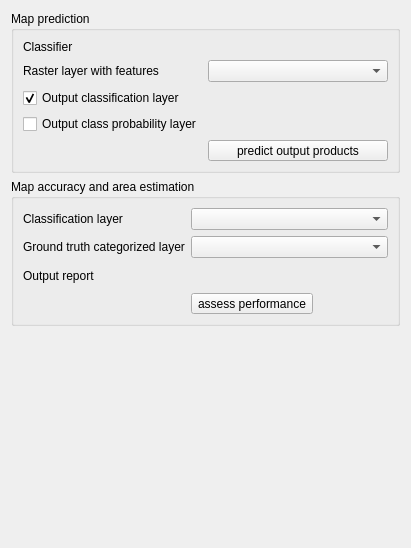
          <widget class="QWidget" name="tab_22">
           <attribute name="title">
            <string>Classification</string>
           </attribute>
           <layout class="QVBoxLayout" name="verticalLayout_7">
            <item>
             <widget class="QGroupBox" name="groupBox_8">
              <property name="title">
               <string>Map prediction</string>
              </property>
              <property name="flat">
               <bool>true</bool>
              </property>
              <property name="checkable">
               <bool>false</bool>
              </property>
              <layout class="QFormLayout" name="formLayout_4">
               <item row="1" column="0">
                <widget class="QLabel" name="label_90">
                 <property name="text">
                  <string>Raster layer with features</string>
                 </property>
                </widget>
               </item>
               <item row="1" column="1">
                <widget class="QgsMapLayerComboBox" name="mPredictFeatures">
                 <property name="sizePolicy">
                  <sizepolicy hsizetype="Preferred" vsizetype="Fixed">
                   <horstretch>2</horstretch>
                   <verstretch>0</verstretch>
                  </sizepolicy>
                 </property>
                 <property name="currentIndex">
                  <number>-1</number>
                 </property>
                 <property name="allowEmptyLayer">
                  <bool>true</bool>
                 </property>
                </widget>
               </item>
               <item row="2" column="0">
                <widget class="QCheckBox" name="mCheckPredictedClassification">
                 <property name="text">
                  <string>Output classification layer</string>
                 </property>
                 <property name="checked">
                  <bool>true</bool>
                 </property>
                </widget>
               </item>
               <item row="2" column="1">
                <widget class="QgsFileWidget" name="mFilePredictedClassification">
                 <property name="sizePolicy">
                  <sizepolicy hsizetype="Preferred" vsizetype="Preferred">
                   <horstretch>0</horstretch>
                   <verstretch>0</verstretch>
                  </sizepolicy>
                 </property>
                 <property name="filter">
                  <string>*.tif</string>
                 </property>
                 <property name="storageMode">
                  <enum>QgsFileWidget::SaveFile</enum>
                 </property>
                 <property name="relativeStorage">
                  <enum>QgsFileWidget::RelativeDefaultPath</enum>
                 </property>
                </widget>
               </item>
               <item row="3" column="0">
                <widget class="QCheckBox" name="mCheckPredictedProbability">
                 <property name="text">
                  <string>Output class probability layer</string>
                 </property>
                </widget>
               </item>
               <item row="3" column="1">
                <widget class="QgsFileWidget" name="mFilePredictedProbability">
                 <property name="sizePolicy">
                  <sizepolicy hsizetype="Preferred" vsizetype="Preferred">
                   <horstretch>0</horstretch>
                   <verstretch>0</verstretch>
                  </sizepolicy>
                 </property>
                 <property name="filter">
                  <string>*.tif</string>
                 </property>
                 <property name="storageMode">
                  <enum>QgsFileWidget::SaveFile</enum>
                 </property>
                 <property name="relativeStorage">
                  <enum>QgsFileWidget::RelativeDefaultPath</enum>
                 </property>
                </widget>
               </item>
               <item row="4" column="1">
                <widget class="QToolButton" name="mRunPredict">
                 <property name="sizePolicy">
                  <sizepolicy hsizetype="Fixed" vsizetype="Fixed">
                   <horstretch>1</horstretch>
                   <verstretch>0</verstretch>
                  </sizepolicy>
                 </property>
                 <property name="minimumSize">
                  <size>
                   <width>180</width>
                   <height>0</height>
                  </size>
                 </property>
                 <property name="text">
                  <string>predict output products</string>
                 </property>
                 <property name="icon">
                  <iconset>
                   <normaloff>
                                                                                :/images/themes/default/processingAlgorithm.svg</normaloff>
                                                                                :/images/themes/default/processingAlgorithm.svg</iconset>
                 </property>
                 <property name="toolButtonStyle">
                  <enum>Qt::ToolButtonTextBesideIcon</enum>
                 </property>
                </widget>
               </item>
               <item row="0" column="0">
                <widget class="QLabel" name="label_91">
                 <property name="text">
                  <string>Classifier</string>
                 </property>
                </widget>
               </item>
               <item row="0" column="1">
                <widget class="ProcessingParameterSkopsFileWidget" name="mPredictClassifier" native="true"/>
               </item>
              </layout>
             </widget>
            </item>
            <item>
             <widget class="QGroupBox" name="groupBox_9">
              <property name="title">
               <string>Map accuracy and area estimation</string>
              </property>
              <property name="flat">
               <bool>true</bool>
              </property>
              <property name="checkable">
               <bool>false</bool>
              </property>
              <layout class="QFormLayout" name="formLayout_5">
               <item row="1" column="0">
                <widget class="QLabel" name="label_81">
                 <property name="text">
                  <string>Ground truth categorized layer</string>
                 </property>
                </widget>
               </item>
               <item row="1" column="1">
                <widget class="QgsMapLayerComboBox" name="mObservedClassification">
                 <property name="sizePolicy">
                  <sizepolicy hsizetype="Preferred" vsizetype="Fixed">
                   <horstretch>2</horstretch>
                   <verstretch>0</verstretch>
                  </sizepolicy>
                 </property>
                 <property name="currentIndex">
                  <number>-1</number>
                 </property>
                 <property name="allowEmptyLayer">
                  <bool>true</bool>
                 </property>
                </widget>
               </item>
               <item row="2" column="0">
                <widget class="QLabel" name="label_82">
                 <property name="text">
                  <string>Output report</string>
                 </property>
                </widget>
               </item>
               <item row="2" column="1">
                <layout class="QHBoxLayout" name="horizontalLayout_51">
                 <item>
                  <widget class="QgsFileWidget" name="mFileClassificationPerformanceReport">
                   <property name="enabled">
                    <bool>true</bool>
                   </property>
                   <property name="sizePolicy">
                    <sizepolicy hsizetype="Preferred" vsizetype="Preferred">
                     <horstretch>2</horstretch>
                     <verstretch>0</verstretch>
                    </sizepolicy>
                   </property>
                   <property name="fileWidgetButtonVisible">
                    <bool>true</bool>
                   </property>
                   <property name="filter">
                    <string>*.tif</string>
                   </property>
                   <property name="storageMode">
                    <enum>QgsFileWidget::SaveFile</enum>
                   </property>
                   <property name="relativeStorage">
                    <enum>QgsFileWidget::Absolute</enum>
                   </property>
                  </widget>
                 </item>
                 <item>
                  <widget class="QToolButton" name="mViewClassificationPerformanceReport">
                   <property name="toolTip">
                    <string/>
                   </property>
                   <property name="text">
                    <string/>
                   </property>
                   <property name="icon">
                    <iconset>
                     <normaloff>
                                                                                        :/qt-project.org/styles/commonstyle/images/filecontents-128.png</normaloff>
                                                                                        :/qt-project.org/styles/commonstyle/images/filecontents-128.png</iconset>
                   </property>
                   <property name="iconSize">
                    <size>
                     <width>16</width>
                     <height>16</height>
                    </size>
                   </property>
                   <property name="toolButtonStyle">
                    <enum>Qt::ToolButtonIconOnly</enum>
                   </property>
                   <property name="autoRaise">
                    <bool>true</bool>
                   </property>
                  </widget>
                 </item>
                </layout>
               </item>
               <item row="3" column="1">
                <widget class="QToolButton" name="mRunClassificationPerformance">
                 <property name="text">
                  <string>assess performance</string>
                 </property>
                 <property name="icon">
                  <iconset>
                   <normaloff>
                                                                                :/images/themes/default/processingAlgorithm.svg</normaloff>
                                                                                :/images/themes/default/processingAlgorithm.svg</iconset>
                 </property>
                 <property name="toolButtonStyle">
                  <enum>Qt::ToolButtonTextBesideIcon</enum>
                 </property>
                </widget>
               </item>
               <item row="0" column="0">
                <widget class="QLabel" name="label_85">
                 <property name="text">
                  <string>Classification layer</string>
                 </property>
                </widget>
               </item>
               <item row="0" column="1">
                <widget class="QgsMapLayerComboBox" name="mPredictedClassification">
                 <property name="sizePolicy">
                  <sizepolicy hsizetype="Preferred" vsizetype="Fixed">
                   <horstretch>2</horstretch>
                   <verstretch>0</verstretch>
                  </sizepolicy>
                 </property>
                 <property name="currentIndex">
                  <number>-1</number>
                 </property>
                 <property name="allowEmptyLayer">
                  <bool>true</bool>
                 </property>
                </widget>
               </item>
              </layout>
             </widget>
            </item>
            <item>
             <spacer name="verticalSpacer_7">
              <property name="orientation">
               <enum>Qt::Vertical</enum>
              </property>
              <property name="sizeHint" stdset="0">
               <size>
                <width>20</width>
                <height>211</height>
               </size>
              </property>
             </spacer>
            </item>
           </layout>
          </widget>
